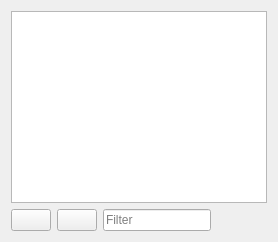
               <widget class="QWidget" name="tab_12">
                <attribute name="title">
                 <string>Detailed info</string>
                </attribute>
                <layout class="QVBoxLayout" name="verticalLayout_9">
                 <item>
                  <widget class="QTableView" name="tblPersoInfos">
                   <property name="alternatingRowColors">
                    <bool>true</bool>
                   </property>
                   <property name="selectionBehavior">
                    <enum>QAbstractItemView::SelectRows</enum>
                   </property>
                   <property name="textElideMode">
                    <enum>Qt::ElideNone</enum>
                   </property>
                  </widget>
                 </item>
                 <item>
                  <layout class="QHBoxLayout" name="horizontalLayout_9">
                   <item>
                    <widget class="QPushButton" name="btnPersoAddInfo">
                     <property name="text">
                      <string/>
                     </property>
                     <property name="icon">
                      <iconset theme="list-add">
                       <normaloff>.</normaloff>.</iconset>
                     </property>
                    </widget>
                   </item>
                   <item>
                    <widget class="QPushButton" name="btnPersoRmInfo">
                     <property name="text">
                      <string/>
                     </property>
                     <property name="icon">
                      <iconset theme="list-remove">
                       <normaloff>.</normaloff>.</iconset>
                     </property>
                    </widget>
                   </item>
                   <item>
                    <widget class="QLineEdit" name="lineEdit">
                     <property name="placeholderText">
                      <string>Filter</string>
                     </property>
                    </widget>
                   </item>
                   <item>
                    <spacer name="horizontalSpacer_5">
                     <property name="orientation">
                      <enum>Qt::Horizontal</enum>
                     </property>
                     <property name="sizeHint" stdset="0">
                      <size>
                       <width>40</width>
                       <height>20</height>
                      </size>
                     </property>
                    </spacer>
                   </item>
                  </layout>
                 </item>
                </layout>
               </widget>
